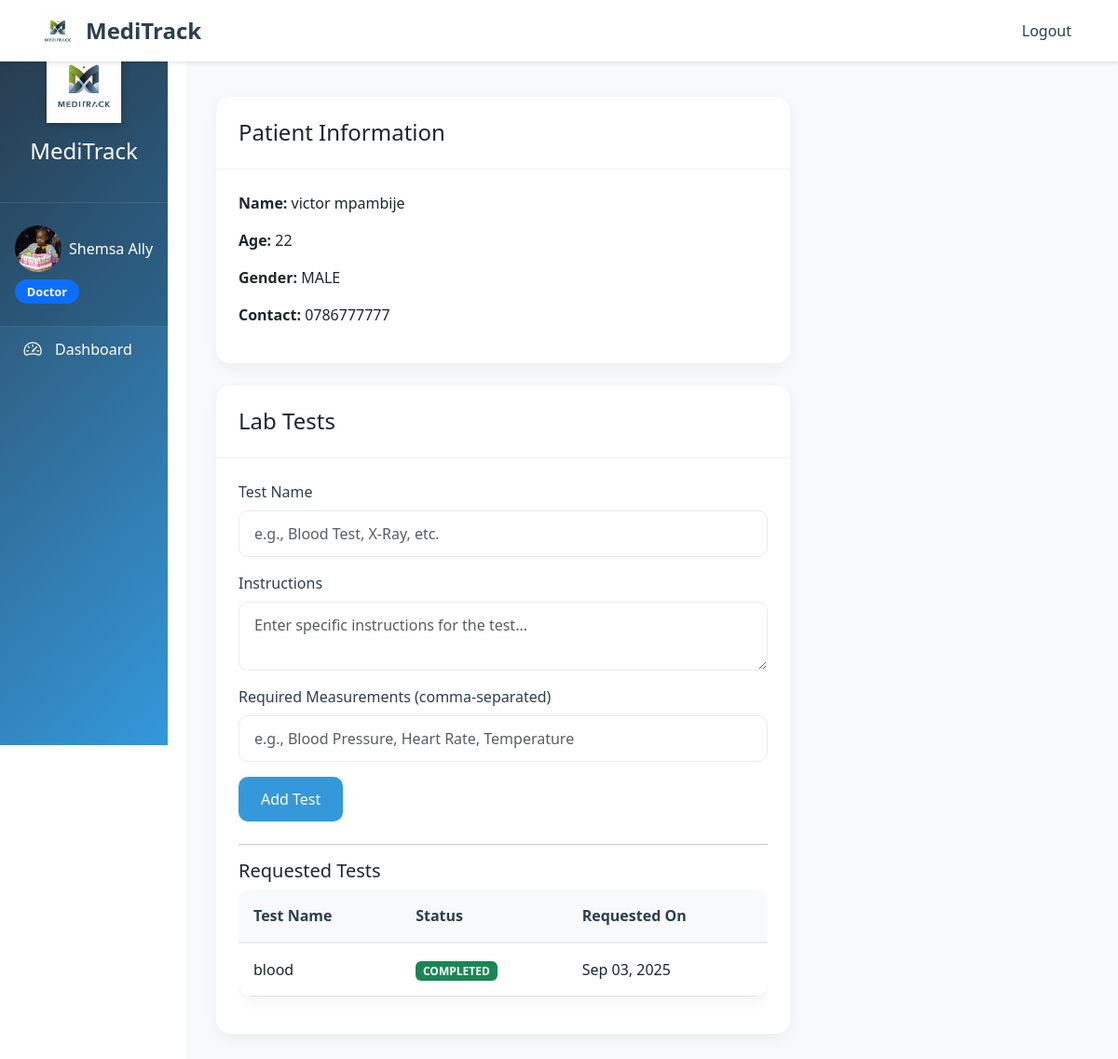
The page /doctor/consultation/18/ (signed in) on the database its author committed.
### hospital/models.py (models this page shows, shortened)
class User(AbstractUser):
    ROLE_CHOICES = (
        ('DOCTOR', 'Doctor'),
        ('RECEPTIONIST', 'Receptionist'),
        ('PHARMACIST', 'Pharmacist'),
        ('LAB_TECHNICIAN', 'Lab Technician'),
    )
    role = models.CharField(max_length=20, choices=ROLE_CHOICES, null=True, blank=True)
    phone = models.CharField(max_length=15, null=True, blank=True)
    email = models.EmailField(unique=True)

class StaffProfile(models.Model):
    user = models.OneToOneField(User, on_delete=models.CASCADE, related_name='staff_profile')
    profile_picture = models.ImageField(upload_to='profile_pictures/', null=True, blank=True)
    bio = models.TextField(max_length=500, blank=True)
    created_at = models.DateTimeField(auto_now_add=True)
    updated_at = models.DateTimeField(auto_now=True)

class Appointment(models.Model):
    STATUS_CHOICES = [
        ('SCHEDULED', 'Scheduled'),
        ('IN_PROGRESS', 'In Progress'),
        ('COMPLETED', 'Completed'),
        ('CANCELLED', 'Cancelled'),
    ]
    patient = models.ForeignKey(Patient, on_delete=models.CASCADE, related_name='appointments')
    doctor = models.ForeignKey(Doctor, on_delete=models.CASCADE, related_name='appointments')
    receptionist = models.ForeignKey(Receptionist, on_delete=models.SET_NULL, null=True, blank=True)
    date_time = models.DateTimeField()
    reason = models.TextField()
    status = models.CharField(max_length=20, choices=STATUS_CHOICES, default='SCHEDULED')
    notes = models.TextField(blank=True, null=True)
    created_at = models.DateTimeField(auto_now_add=True)
    updated_at = models.DateTimeField(auto_now=True)
    class Meta:
        ordering = ['-date_time']

class Patient(models.Model):
    user = models.OneToOneField(User, on_delete=models.CASCADE)
    address = models.TextField()
    date_of_birth = models.DateField()
    gender = models.CharField(max_length=10, choices=[('MALE', 'Male'), ('FEMALE', 'Female')], null=True)
    emergency_contact = models.CharField(max_length=20)
    status = models.CharField(
        max_length=20,
        choices=[
            ('WAITING', 'Waiting'),
            ('IN_LAB', 'In Lab'),
            ('IN_PHARMACY', 'In Pharmacy'),
            ('COMPLETED', 'Completed')
        ],
        default='WAITING'
    )
    created_at = models.DateTimeField(auto_now_add=True)
    updated_at = models.DateTimeField(auto_now=True)
    @property
    def age(self):
        today = timezone.now().date()
        return today.year - self.date_of_birth.year - ((today.month, today.day) < (self.date_of_birth.month, self.date_of_birth.day))
    class Meta:
        ordering = ['-created_at']

class LabTest(models.Model):
    STATUS_CHOICES = (
        ('PENDING', 'Pending'),
        ('IN_PROGRESS', 'In Progress'),
        ('COMPLETED', 'Completed'),
    )
    appointment = models.ForeignKey(Appointment, on_delete=models.CASCADE)
    requested_by = models.ForeignKey(Doctor, on_delete=models.CASCADE)
    assigned_to = models.ForeignKey(LabTechnician, on_delete=models.CASCADE, null=True, blank=True)
    test_name = models.CharField(max_length=100)
    instructions = models.TextField()
    required_measurements = models.TextField(blank=True)  # Store as comma-separated values
    status = models.CharField(max_length=20, choices=STATUS_CHOICES, default='PENDING')
    results = models.TextField(blank=True)
    created_at = models.DateTimeField(auto_now_add=True)
    updated_at = models.DateTimeField(auto_now=True)

### hospital/views.py (the view, shortened to what this page needs)
# urls.py: path('doctor/consultation/<int:appointment_id>/', views.consultation, name='consultation'),
@login_required
def consultation(request, appointment_id):
    appointment = get_object_or_404(Appointment, id=appointment_id)
    if request.user.role != 'DOCTOR' or request.user.doctor != appointment.doctor:
        messages.error(request, "You don't have permission to access this consultation.")
        return redirect('dashboard')
    lab_tests = LabTest.objects.filter(appointment=appointment).exclude(status='PENDING').order_by('-created_at')
    pending_tests = LabTest.objects.filter(appointment=appointment, status='PENDING').order_by('-created_at')
    suggested_medicines = Prescription.objects.filter(
        appointment=appointment,
        status='SUGGESTED'
    ).order_by('-created_at')
    return render(request, 'doctor/consultation.html', {
        'appointment': appointment,
        'lab_tests': lab_tests,
        'pending_tests': pending_tests,
        'suggested_medicines': suggested_medicines
    })

### hospital/templates/doctor/consultation.html (shortened to what this page needs)
{% extends 'base.html' %}
{% load hospital_extras %}
{% block content %}
<div class="container py-4">
    <div class="row">
        <div class="col-md-8">
            <div class="card mb-4">
                <div class="card-header">
                    <h4 class="mb-0">Patient Information</h4>
                </div>
                <div class="card-body">
                    <p><strong>Name:</strong> {{ appointment.patient.user.get_full_name }}</p>
                    <p><strong>Age:</strong> {{ appointment.patient.age }}</p>
                    <p><strong>Gender:</strong> {{ appointment.patient.gender }}</p>
                    <p><strong>Contact:</strong> {{ appointment.patient.user.phone }}</p>
                </div>
            </div>
            <div class="card mb-4">
                <div class="card-header">
                    <h4 class="mb-0">Lab Tests</h4>
                </div>
                <div class="card-body">
                    <form method="post" action="{% url 'consultation' appointment.id %}" class="mb-4">
                        <div class="mb-3">
                            <label for="test_name" class="form-label">Test Name</label>
                            <input type="text"
                                   class="form-control"
                                   id="test_name"
                                   name="test_name"
                                   placeholder="e.g., Blood Test, X-Ray, etc."
                                   required>
                        </div>
                        <div class="mb-3">
                            <label for="instructions" class="form-label">Instructions</label>
                            <textarea class="form-control"
                                      id="instructions"
                                      name="instructions"
                                      rows="2"
                                      placeholder="Enter specific instructions for the test..."
                                      required></textarea>
                        </div>
                        <div class="mb-3">
                            <label for="measurements" class="form-label">Required Measurements (comma-separated)</label>
                            <input type="text"
                                   class="form-control"
                                   id="measurements"
                                   name="measurements"
                                   placeholder="e.g., Blood Pressure, Heart Rate, Temperature">
                        </div>
                        <button type="submit" class="btn btn-primary">Add Test</button>
                    </form>
                    {% if lab_tests %}
                        <hr>
                        <h5>Requested Tests</h5>
                        <div class="table-responsive">
                            <table class="table">
                                <thead>
                                    <tr>
                                        <th>Test Name</th>
                                        <th>Status</th>
                                        <th>Requested On</th>
                                    </tr>
                                </thead>
                                <tbody>
                                    {% for test in lab_tests %}
                                        <tr>
                                            <td>{{ test.test_name }}</td>
                                            <td>
                                                <span class="badge {% if test.status == 'PENDING' %}bg-warning{% elif test.status == 'IN_PROGRESS' %}bg-info{% else %}bg-success{% endif %}">
                                                    {{ test.status }}
                                                </span>
                                            </td>
                                            <td>{{ test.created_at|date:"M d, Y" }}</td>
                                        </tr>
                                    {% endfor %}
                                </tbody>
                            </table>
                        </div>
                    {% endif %}
                </div>
            </div>
        </div>
{% endblock %}

### hospital/templates/base.html (shortened to what this page needs)
{% load static %}
<!DOCTYPE html>
<html lang="en">
<head>
    <link href="https://cdn.jsdelivr.net/npm/bootstrap@5.3.0/dist/css/bootstrap.min.css" rel="stylesheet">
    <link href="https://cdn.jsdelivr.net/npm/bootstrap-icons@1.7.2/font/bootstrap-icons.css" rel="stylesheet">
    <link href="https://cdnjs.cloudflare.com/ajax/libs/font-awesome/5.15.4/css/all.min.css" rel="stylesheet">
    <link href="{% static 'css/custom.css' %}" rel="stylesheet">
</head>
<body>
    <nav class="navbar navbar-expand-lg fixed-top">
        <div class="container">
            <a class="navbar-brand" href="{% url 'home' %}">
                <img src="{% static 'images/logo.png' %}" alt="MediTrack Logo" class="navbar-logo">
                MediTrack
            </a>
            <div class="collapse navbar-collapse" id="navbarNav">
                <ul class="navbar-nav ms-auto">
                    {% if user.is_authenticated %}
                        <li class="nav-item">
                            <a class="nav-link" href="{% url 'logout' %}">Logout</a>
                        </li>
                    {% endif %}
                </ul>
            </div>
        </div>
    </nav>
    {% if user.is_authenticated %}
    <div class="container-fluid">
        <div class="row">
            <div class="col-md-3 col-lg-2 sidebar">
                <div class="sidebar-header">
                    <img src="{% static 'images/logo.png' %}" alt="MediTrack Logo" class="sidebar-logo">
                    <h4 class="text-white">MediTrack</h4>
                </div>
                <div class="sidebar-user">
                    <a href="{% url 'profile' %}" class="text-decoration-none">
                        <div class="user-info">
                            {% if user.staff_profile.profile_picture %}
                                <img src="{{ user.staff_profile.profile_picture.url }}" alt="Profile Picture"
                                     class="rounded-circle" style="width: 50px; height: 50px; object-fit: cover;">
                            {% else %}
                                <i class="bi bi-person-circle"></i>
                            {% endif %}
                            <span>{{ user.get_full_name|default:user.username }}</span>
                        </div>
                    </a>
                    <div class="user-role">
                        <span class="badge bg-primary">{{ user.get_role_display }}</span>
                    </div>
                </div>
                <ul class="nav flex-column">
                    {% if user.role == 'RECEPTIONIST' %}
                        <li class="nav-item">
                            <a class="nav-link {% if request.resolver_match.url_name == 'receptionist_dashboard' %}active{% endif %}"
                               href="{% url 'receptionist_dashboard' %}">
                                <i class="bi bi-speedometer2"></i> Dashboard
                            </a>
                        </li>
                        <li class="nav-item">
                            <a class="nav-link {% if request.resolver_match.url_name == 'patient_list' %}active{% endif %}"
                               href="{% url 'patient_list' %}">
                                <i class="bi bi-people"></i> All Patients
                            </a>
                        </li>
                        <li class="nav-item">
                            <a class="nav-link {% if request.resolver_match.url_name == 'add_patient' %}active{% endif %}"
                               href="{% url 'add_patient' %}">
                                <i class="bi bi-person-plus"></i> Add Patient
                            </a>
                        </li>
                        <li class="nav-item">
                            <a class="nav-link {% if request.resolver_match.url_name == 'appointment_list' %}active{% endif %}"
                               href="{% url 'appointment_list' %}">
                                <i class="bi bi-calendar"></i> Appointments
                            </a>
                        </li>
                        <li class="nav-item">
                            <a class="nav-link {% if request.resolver_match.url_name == 'add_appointment' %}active{% endif %}"
                               href="{% url 'add_appointment' %}">
                                <i class="bi bi-calendar-plus"></i> New Appointment
                            </a>
                        </li>
                    {% elif user.role == 'DOCTOR' %}
                        <li class="nav-item">
                            <a class="nav-link {% if request.resolver_match.url_name == 'doctor_dashboard' %}active{% endif %}"
                               href="{% url 'doctor_dashboard' %}">
                                <i class="bi bi-speedometer2"></i> Dashboard
                            </a>
                        </li>
                    {% endif %}
                </ul>
            </div>
            <div class="col-md-9 col-lg-10 main-content">
                {% block content %}{% endblock %}
            </div>
        </div>
    </div>
    {% else %}
    <div class="content-wrapper">
        {% block auth_content %}{% endblock %}
    </div>
    {% endif %}
</body>
</html>

### rows shown on the page
User: staff_profile.profile_picture (picture), get_full_name "Shemsa Ally", role "Doctor"
Appointment: patient.user.get_full_name "victor mpambije", patient.age "22", patient.gender "MALE", patient.user.phone "0786777777"
LabTest: test_name "blood", status "COMPLETED", created_at "Sep 03, 2025"
